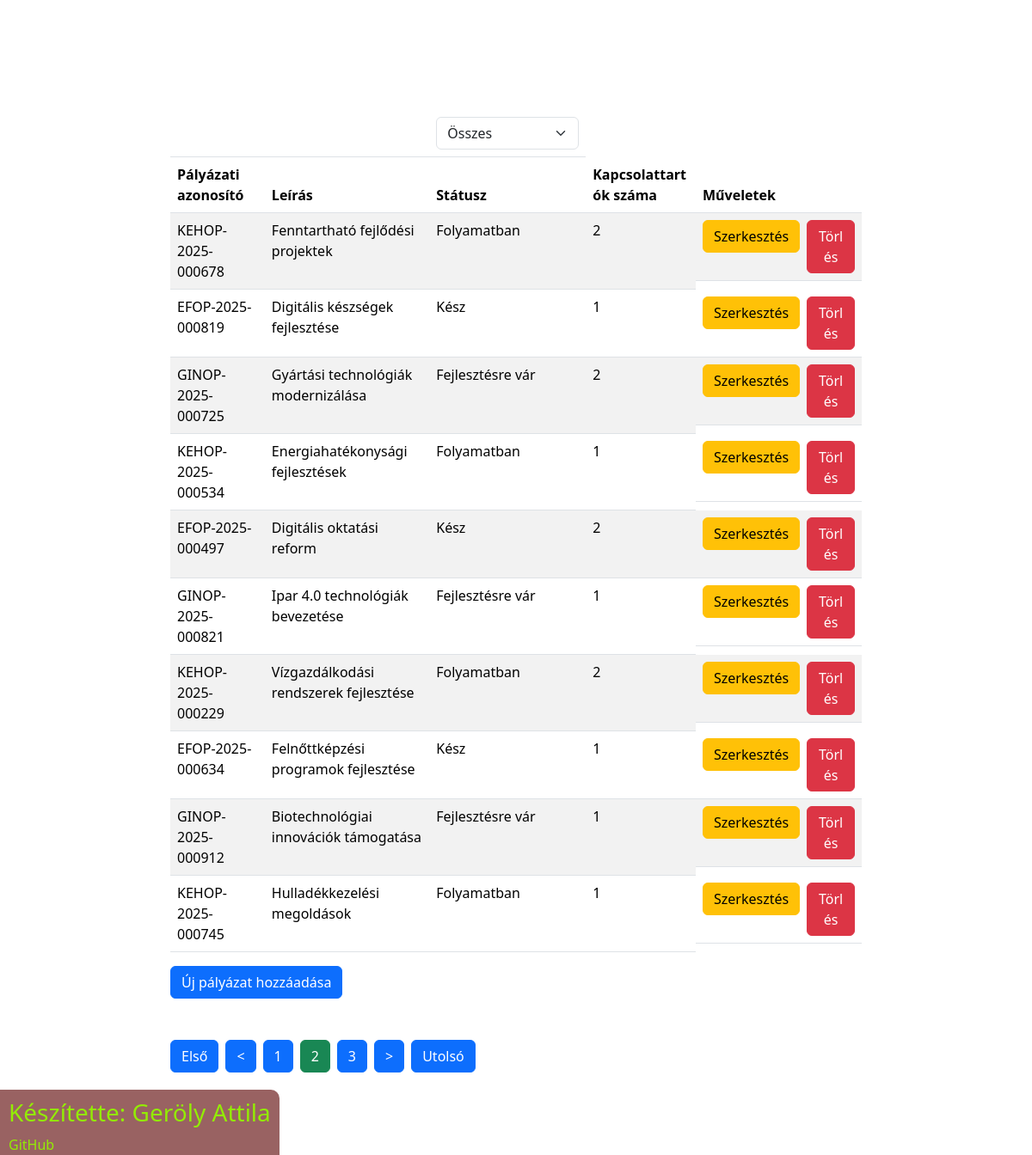
Page /?from=10&statusFilter=0 on the committed database.
### tables this page shows
CREATE TABLE `project` (
  `id` INT NOT NULL AUTO_INCREMENT,
  `name` VARCHAR(45) NOT NULL,
  `status_id` INT NOT NULL DEFAULT 1,
  `description` VARCHAR(45) NOT NULL,
  PRIMARY KEY (`id`),
  UNIQUE INDEX `name_UNIQUE` (`name` ASC) );

### app/controller/Controller.php (called while the page is built, shortened)
<?php
require_once "app/model/projectDao.php";
class Controller {
    public function load($view, $data = []) {
        extract($data);
        include("app/view/{$view}.php");
        return $data;
    }
    public function listProjects($from) {
        $projectObj = new Project();
        $projects = $projectObj->getProjects($from);
        $numberOfProjects = $projectObj->getNumberOfProjects();
        $statusObj = new Status();
        $statuses = $statusObj->getAll();
        return $this->load('mainPage', [
            'projects' => $projects,
            'statuses' => $statuses,
            'numberOfProjects' => $numberOfProjects
        ]);
    }
}

### app/model/projectDao.php (called while the page is built, shortened)
<?php
class Project {
    public function getNumberOfProjects() {
        $dbObj = new Db();
        $conn = $dbObj->getConnection();
        if ($_GET["statusFilter"] != 0) {
            $sql = "SELECT count(p.id) id FROM project p
            join status s on s.id=status_id
            where s.id=" . $_GET["statusFilter"] . ";";
        } else {
            $sql = "SELECT count(id) id FROM project;";
        }
        $statement = $conn->query($sql);
        $count = $statement->fetchColumn();
        return $count;
    }
    public function getProjects($from) {
        $dbObj = new Db();
        $conn = $dbObj->getConnection();
        if ($_GET["statusFilter"] != 0) {
            $sql = "SELECT p.id, p.name, status_name, description, count(c.id) contact_count FROM project p
                    left join (select * from contact c join project_contact_relationship on id=contact_id) c on p.id=c.project_id
                    join status s on s.id=status_id
                    where s.id=" . $_GET["statusFilter"] . "
                    group by p.id LIMIT $from, 10;";
        } else {
            $sql = "SELECT p.id, p.name, status_name, description, count(c.id) contact_count FROM project p
                    left join (select * from contact c join project_contact_relationship on id=contact_id) c on p.id=c.project_id
                    join status s on s.id=status_id
                    group by p.id LIMIT $from, 10";
        }
        $statement = $conn->prepare($sql);
        $statement->setFetchMode(\PDO::FETCH_OBJ);
        $statement->execute(
            []
        );
        return $statement->fetchAll();
    }
}

### app/view/mainPage.php (the view, shortened to what this page needs)
<?php
require_once "header.php";
$numOfPages = ceil($numberOfProjects / 10);
?>
<div class="container-fluid mx-auto p-5 w-75 text-wrap text-break">
    <table class="table table-striped ">
        <thead>
            <tr>
                <th></th>
                <th></th>
                <th>
                    <?php
                    $selectedValue =  $_GET["statusFilter"] ?? "0";
                    ?>
                    <form action="" name="selectForm" method="GET">
                        <select class="form-select w-auto" name="statusFilter" id="statusFilter" onchange="this.form.submit()">
                            <option value="0" <?php $selectedValue == "0" ? print "selected" : "" ?>>Összes</option>
                        </select>
                    </form>
                </th>
            </tr>
            <tr>
                <th>Pályázati azonosító</th>
                <th>Leírás</th>
                <th>Státusz</th>
                <th>Kapcsolattartók száma</th>
                <th>Műveletek</th>
            </tr>
        </thead>
        <tbody>
            <?php
            if ($projects == null) {
                echo "<tr>";
                echo "<td colspan='5'>Nincs ilyen státuszú pályázat</td>";
                echo "</tr>";
            } else {
                foreach ($projects as $project) {
                    echo "<tr id='$project->id'>";
                    echo "<td> $project->name </td>";
                    echo "<td> $project->description </td>";
                    echo "<td> $project->status_name </td>";
                    echo "<td> $project->contact_count </td>";
                    echo "<td class='d-flex gap-2'>";
                    echo "<form method='POST' action='index.php'>";
                    echo '<input type="submit" class="btn btn-warning" value="Szerkesztés">';
                    echo "</form>";
                    echo '<button type="button" class="btn btn-danger" onclick="deleteProjectByID(' . $project->id . ')">Törlés</button>';
                    echo "</td>";
                    echo "</tr>";
                }
            }
            ?>
        </tbody>
    </table>
    <form action="" method="POST">
        <button type="submit" class="btn btn-primary mb-5">Új pályázat hozzáadása</button>
    </form>
    <div class="d-flex gap-2 mb-5">
        <a href="?from=0&statusFilter=<?php echo $_GET["statusFilter"] ?>" class="btn btn-primary"> Első </a>
        <a href="?from=<?php echo $_GET["from"] == 0 ? 0 :  $_GET["from"] - 10, "&statusFilter=", $_GET["statusFilter"] ?>" class="btn btn-primary"><</a>
        <?php
        for ($i = 0; $i < $numOfPages; $i++) {
            echo '<a href="?from=' . ($i * 10) . '&statusFilter=' . $_GET["statusFilter"] . '" class="btn btn-' . ($_GET["from"] == ($i * 10) ? "success" : "primary") . '">' . ($i + 1) . '</a>';
        }; ?>
        <a href="?from=<?php echo $_GET["from"] == ($numOfPages - 1) * 10 ? $_GET["from"] :  $_GET["from"] + 10, "&statusFilter=", $_GET["statusFilter"] ?>" class="btn btn-primary">></a>
        <a href="?from=<?php echo ($numOfPages - 1) * 10, "&statusFilter=", $_GET["statusFilter"] ?>" class="btn btn-primary">Utolsó</a>
    </div>
</div>
<?php
require_once "footer.php";
?>

### rows in the picture
project: name "KEHOP-2025-000678", description "Fenntartható fejlődési projektek", status_name "Folyamatban", contact_count "2"
project: name "EFOP-2025-000819", description "Digitális készségek fejlesztése", status_name "Kész", contact_count "1"
project: name "GINOP-2025-000725", description "Gyártási technológiák modernizálása", status_name "Fejlesztésre vár", contact_count "2"
project: name "KEHOP-2025-000534", description "Energiahatékonysági fejlesztések", status_name "Folyamatban", contact_count "1"
project: name "EFOP-2025-000497", description "Digitális oktatási reform", status_name "Kész", contact_count "2"
project: name "GINOP-2025-000821", description "Ipar 4.0 technológiák bevezetése", status_name "Fejlesztésre vár", contact_count "1"
project: name "KEHOP-2025-000229", description "Vízgazdálkodási rendszerek fejlesztése", status_name "Folyamatban", contact_count "2"
project: name "EFOP-2025-000634", description "Felnőttképzési programok fejlesztése", status_name "Kész", contact_count "1"
project: name "GINOP-2025-000912", description "Biotechnológiai innovációk támogatása", status_name "Fejlesztésre vár", contact_count "1"
project: name "KEHOP-2025-000745", description "Hulladékkezelési megoldások", status_name "Folyamatban", contact_count "1"
